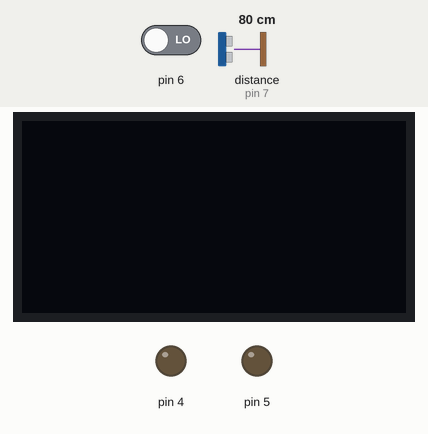
Simulated run of this sketch. Board: Arduino Uno, built with avr-gcc and run on an emulated ATmega328P. On the bench: 128×64 one-colour display, output pins drawn as LEDs (lit = HIGH). Dashed ring = blinking. The inputs (shaded band) are chosen by the test bench; at power-on: pin 6 LOW, distance to the obstacle (sensor on pin 7) 80 cm. The OLED is the two-colour kind (top 16 rows yellow); what the sketch prints to the serial monitor is not drawn.

Above: at 1.2 s.
1.3 s: pin 6 driven HIGH
At 2.15 s:
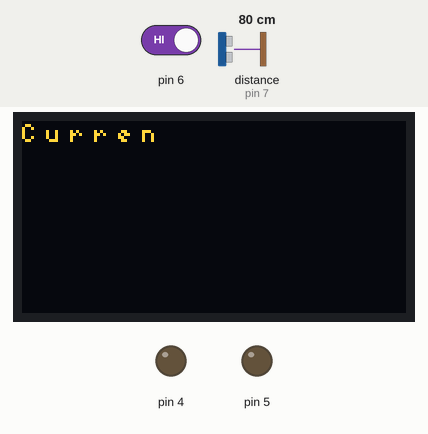
3.8 s: distance to the obstacle (sensor on pin 7) set to 16 cm
At 4.38 s:
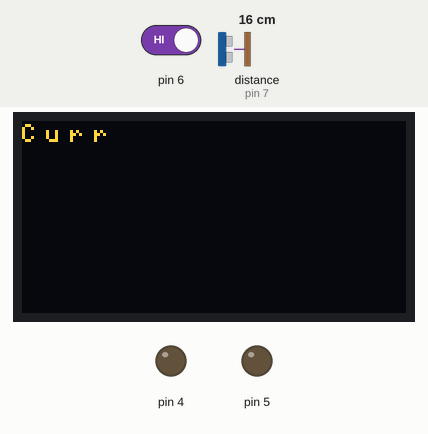
6.8 s: distance to the obstacle (sensor on pin 7) set to 13 cm
At 7.23 s:
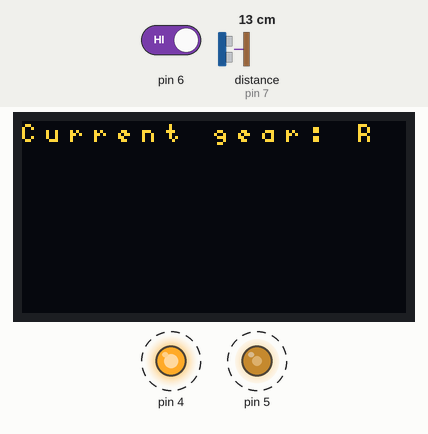
8.9 s: distance to the obstacle (sensor on pin 7) set to 18 cm
At 9.35 s:
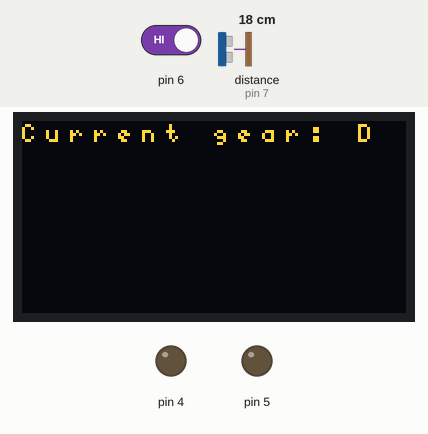
11.9 s: distance to the obstacle (sensor on pin 7) set to 4 cm
At 12.42 s:
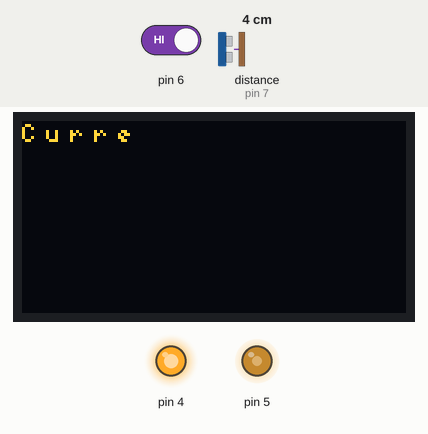
14.6 s: distance to the obstacle (sensor on pin 7) set to 2 cm
Timing chart, 0 to 17.1 s (numbered marks = the images above; inputs shaded):
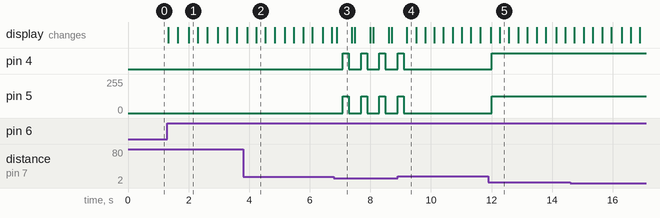

The sketch:

Main.ino
```cpp
#include "Ultrasonic.h"
#include <U8x8lib.h>
U8X8_SSD1306_128X64_NONAME_HW_I2C u8x8(U8X8_PIN_NONE);
bool isInReverse = false;

Ultrasonic ultrasonic(7);
void setup()
{
    pinMode(4, OUTPUT);
    pinMode(5, OUTPUT);
    pinMode(6, INPUT);

    Serial.begin(9600);
    u8x8.begin();
    u8x8.setFont(u8x8_font_5x8_r);

}
void loop()
{
    if(digitalRead(6) == HIGH){
      if(isInReverse){
        isInReverse = false;
        u8x8.clear();
        u8x8.setCursor(0,0);
        u8x8.print("Current gear: D");

      } else {


        isInReverse = true;
        u8x8.clear();
        u8x8.setCursor(0,0);
        u8x8.print("Current gear: R");
      }
    }


    long RangeInCentimeters;


    RangeInCentimeters = ultrasonic.MeasureInCentimeters(); // two measurements should keep an interval
    Serial.print(RangeInCentimeters);//0~400cm
    Serial.println(" cm");
    if(isInReverse){
      if(RangeInCentimeters < 15 && RangeInCentimeters > 10){ //15CM of minder

      delay(200);
      digitalWrite(4, HIGH);
      analogWrite(5, 127);
      delay(200);
      digitalWrite(4, LOW);
      analogWrite(5, 0);

    }
    else if(RangeInCentimeters < 10 && RangeInCentimeters > 5) {

      delay(100);
      digitalWrite(4, HIGH);
      analogWrite(5, 127);
      delay(100);
      digitalWrite(4, LOW);
      analogWrite(5, 0);
    } else if(RangeInCentimeters < 5){
      digitalWrite(4, HIGH);
      analogWrite(5, 127);
    }


    else {
      digitalWrite(4, LOW);
      analogWrite(5, 0);
    }
    }

}
```

Measured:
- the behaviour switches between 15 and 14 cm on distance to the obstacle (sensor on pin 7) (found by bisection; images 2 and 3)
- after the input at 1.3 s, the display: first changes at once (image 1 shows a later state)
- after the input at 3.8 s, the display: first differs from a run without the input after 0.43 s (image 2)
- after the input at 6.8 s, pin 4: alternates HIGH for 0.20 s and LOW for 0.41 s, starting after 0.29 s; pin 5: alternates 127/255 for 0.20 s and 0/255 for 0.41 s, starting after 0.29 s; the display: changes after 0.09 s (image 3)
- after the input at 8.9 s, pin 4: goes on until 9.1 s, then stays LOW; pin 5: goes on until 9.1 s, then stays 0/255
- after the input at 11.9 s, pin 4: LOW → HIGH after 0.11 s; pin 5: 0/255 → 127/255 after 0.11 s; the display: first differs from a run without the input after 0.37 s (image 5)
